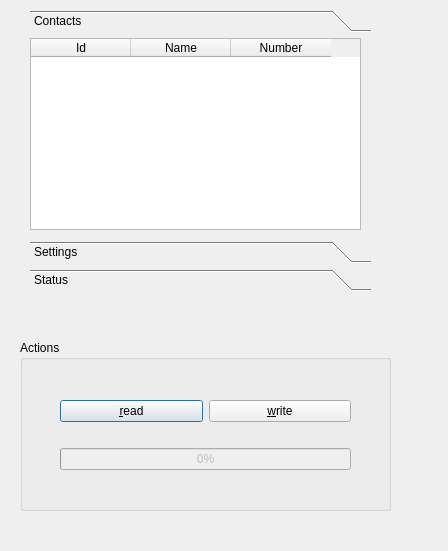
<?xml version="1.0" encoding="UTF-8"?>
<ui version="4.0">
 <class>PowerFailureAlarm</class>
 <widget class="QDialog" name="PowerFailureAlarm">
  <property name="geometry">
   <rect>
    <x>0</x>
    <y>0</y>
    <width>448</width>
    <height>551</height>
   </rect>
  </property>
  <property name="windowTitle">
   <string>Dialog</string>
  </property>
  <widget class="QToolBox" name="toolBox">
   <property name="geometry">
    <rect>
     <x>30</x>
     <y>10</y>
     <width>341</width>
     <height>281</height>
    </rect>
   </property>
   <property name="currentIndex">
    <number>0</number>
   </property>
   <widget class="QWidget" name="page">
    <property name="geometry">
     <rect>
      <x>0</x>
      <y>0</y>
      <width>331</width>
      <height>190</height>
     </rect>
    </property>
    <attribute name="label">
     <string>Contacts</string>
    </attribute>
    <widget class="QTableWidget" name="tableWidget">
     <property name="geometry">
      <rect>
       <x>0</x>
       <y>0</y>
       <width>331</width>
       <height>192</height>
      </rect>
     </property>
     <column>
      <property name="text">
       <string>Id</string>
      </property>
     </column>
     <column>
      <property name="text">
       <string>Name</string>
      </property>
     </column>
     <column>
      <property name="text">
       <string>Number</string>
      </property>
     </column>
    </widget>
   </widget>
   <widget class="QWidget" name="page_2">
    <property name="geometry">
     <rect>
      <x>0</x>
      <y>0</y>
      <width>331</width>
      <height>190</height>
     </rect>
    </property>
    <attribute name="label">
     <string>Settings</string>
    </attribute>
    <widget class="QWidget" name="layoutWidget">
     <property name="geometry">
      <rect>
       <x>10</x>
       <y>10</y>
       <width>281</width>
       <height>56</height>
      </rect>
     </property>
     <layout class="QVBoxLayout" name="verticalLayout_4">
      <item>
       <layout class="QHBoxLayout" name="horizontalLayout_3">
        <item>
         <widget class="QLabel" name="delay_label">
          <property name="text">
           <string>Delay</string>
          </property>
         </widget>
        </item>
        <item>
         <widget class="QSlider" name="delaySlider">
          <property name="orientation">
           <enum>Qt::Horizontal</enum>
          </property>
         </widget>
        </item>
        <item>
         <widget class="QLCDNumber" name="lcdNumber"/>
        </item>
       </layout>
      </item>
      <item>
       <layout class="QHBoxLayout" name="horizontalLayout_4">
        <item>
         <widget class="QLabel" name="failureCount_label">
          <property name="text">
           <string>Failure Count</string>
          </property>
         </widget>
        </item>
        <item>
         <widget class="QLCDNumber" name="lcdNumber_2"/>
        </item>
       </layout>
      </item>
     </layout>
    </widget>
   </widget>
   <widget class="QWidget" name="page_3">
    <property name="geometry">
     <rect>
      <x>0</x>
      <y>0</y>
      <width>331</width>
      <height>190</height>
     </rect>
    </property>
    <attribute name="label">
     <string>Status</string>
    </attribute>
    <widget class="QWidget" name="">
     <property name="geometry">
      <rect>
       <x>51</x>
       <y>31</y>
       <width>221</width>
       <height>111</height>
      </rect>
     </property>
     <layout class="QVBoxLayout" name="verticalLayout_2">
      <item>
       <layout class="QHBoxLayout" name="horizontalLayout_2">
        <item>
         <widget class="QLabel" name="phoneConnectedlabel">
          <property name="text">
           <string>Phone Status</string>
          </property>
         </widget>
        </item>
        <item>
         <widget class="QLed" name="phoneStatusOkLed">
          <property name="maximumSize">
           <size>
            <width>32</width>
            <height>32</height>
           </size>
          </property>
          <property name="toolTip">
           <string>Binary Led</string>
          </property>
          <property name="whatsThis">
           <string>Led widget</string>
          </property>
          <property name="value">
           <bool>false</bool>
          </property>
          <property name="onColor">
           <enum>QLed::Green</enum>
          </property>
          <property name="offColor">
           <enum>QLed::Grey</enum>
          </property>
          <property name="shape">
           <enum>QLed::Circle</enum>
          </property>
         </widget>
        </item>
        <item>
         <widget class="QLed" name="phoneStatusWarningLed_2">
          <property name="maximumSize">
           <size>
            <width>32</width>
            <height>32</height>
           </size>
          </property>
          <property name="toolTip">
           <string>Binary Led</string>
          </property>
          <property name="whatsThis">
           <string>Led widget</string>
          </property>
          <property name="value">
           <bool>false</bool>
          </property>
          <property name="onColor">
           <enum>QLed::Orange</enum>
          </property>
          <property name="offColor">
           <enum>QLed::Grey</enum>
          </property>
          <property name="shape">
           <enum>QLed::Circle</enum>
          </property>
         </widget>
        </item>
        <item>
         <widget class="QLed" name="phoneStatusNokLed_3">
          <property name="maximumSize">
           <size>
            <width>32</width>
            <height>32</height>
           </size>
          </property>
          <property name="toolTip">
           <string>Binary Led</string>
          </property>
          <property name="whatsThis">
           <string>Led widget</string>
          </property>
          <property name="value">
           <bool>false</bool>
          </property>
          <property name="onColor">
           <enum>QLed::Red</enum>
          </property>
          <property name="offColor">
           <enum>QLed::Grey</enum>
          </property>
          <property name="shape">
           <enum>QLed::Circle</enum>
          </property>
         </widget>
        </item>
       </layout>
      </item>
      <item>
       <layout class="QHBoxLayout" name="horizontalLayout_5">
        <item>
         <widget class="QLabel" name="powerlabel">
          <property name="text">
           <string>Power</string>
          </property>
         </widget>
        </item>
        <item>
         <widget class="QLed" name="phoneStatusOkLed_2">
          <property name="maximumSize">
           <size>
            <width>32</width>
            <height>32</height>
           </size>
          </property>
          <property name="toolTip">
           <string>Binary Led</string>
          </property>
          <property name="whatsThis">
           <string>Led widget</string>
          </property>
          <property name="value">
           <bool>false</bool>
          </property>
          <property name="onColor">
           <enum>QLed::Green</enum>
          </property>
          <property name="offColor">
           <enum>QLed::Grey</enum>
          </property>
          <property name="shape">
           <enum>QLed::Circle</enum>
          </property>
         </widget>
        </item>
        <item>
         <widget class="QLed" name="phoneStatusNokLed_4">
          <property name="maximumSize">
           <size>
            <width>32</width>
            <height>32</height>
           </size>
          </property>
          <property name="toolTip">
           <string>Binary Led</string>
          </property>
          <property name="whatsThis">
           <string>Led widget</string>
          </property>
          <property name="value">
           <bool>false</bool>
          </property>
          <property name="onColor">
           <enum>QLed::Red</enum>
          </property>
          <property name="offColor">
           <enum>QLed::Grey</enum>
          </property>
          <property name="shape">
           <enum>QLed::Circle</enum>
          </property>
         </widget>
        </item>
       </layout>
      </item>
     </layout>
    </widget>
   </widget>
  </widget>
  <widget class="QGroupBox" name="actionBox">
   <property name="geometry">
    <rect>
     <x>20</x>
     <y>340</y>
     <width>371</width>
     <height>171</height>
    </rect>
   </property>
   <property name="title">
    <string>Actions</string>
   </property>
   <widget class="QWidget" name="layoutWidget">
    <property name="geometry">
     <rect>
      <x>40</x>
      <y>40</y>
      <width>291</width>
      <height>111</height>
     </rect>
    </property>
    <layout class="QVBoxLayout" name="verticalLayout">
     <item>
      <layout class="QHBoxLayout" name="horizontalLayout">
       <item>
        <widget class="QPushButton" name="readButton">
         <property name="text">
          <string>&amp;read</string>
         </property>
        </widget>
       </item>
       <item>
        <widget class="QPushButton" name="writeButton">
         <property name="text">
          <string>&amp;write</string>
         </property>
        </widget>
       </item>
      </layout>
     </item>
     <item>
      <widget class="QProgressBar" name="progressBar">
       <property name="enabled">
        <bool>false</bool>
       </property>
       <property name="value">
        <number>0</number>
       </property>
      </widget>
     </item>
    </layout>
   </widget>
  </widget>
 </widget>
 <customwidgets>
  <customwidget>
   <class>QLed</class>
   <extends>QWidget</extends>
   <header>qled.h</header>
  </customwidget>
 </customwidgets>
 <resources>
  <include location="../resources/qled.qrc"/>
 </resources>
 <connections/>
</ui>
